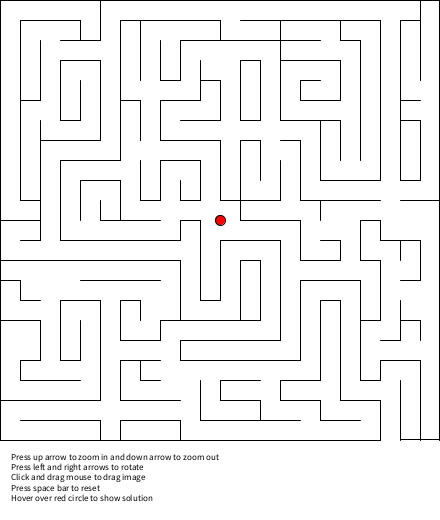
Frame 1 (no input)
Frame 60 (the mouse pressed at the canvas centre just before this capture): identical to frame 1, image omitted
Frame 120 (the mouse held since frame 60 and released just before this capture): identical to frame 1, image omitted

The Processing sketch that drew this single still picture (run headless with seeded random() and noise(); from frame 60 on, the mouse is pressed at the canvas centre):

// Processing sketch: processing_95008
// ── processing_95008.pde

float xo;
float yo;
float zoom = 1;
float angle = 0;

void setup() {
  size(440, 520);
  xo = width/2;
  yo = (height/2)-40;
  smooth();
}

void draw(){
  background(255);
  translate(xo, yo);
  scale(zoom);
  rotate(angle);
  fill(255, 0, 0);
  ellipse(0, 0, 10, 10);
  stroke(0);
  strokeWeight(1);
  //vertical lines
  line(-200, -200, -200, -20);
  line(-200, 60, -200, 80);
  line(-200, 140, -200, 160);
  line(-180, -180, -180, -120);
  line(-180, -100, -180, 20);
  line(-180, 100, -180, 140);
  line(-160, -160, -160, -100);
  line(-160, -60, -160, 20);
  line(-160, 80, -160, 140);
  line(-140, -200, -140, -180);
  line(-140, -140, -140, -100);
  line(-140, -40, -140, 0);
  line(-140, 100, -140, 140);
  line(-120, -220, -120, -180);
  line(-120, -160, -120, -80);
  line(-120, -20, -120, 0);
  line(-120, 80, -120, 180);
  line(-120, 200, -120, 220);
  line(-100, -200, -100, -60);
  line(-100, -40, -100, 0);
  line(-100, 80, -100, 120);
  line(-100, 140, -100, 180);
  line(-100, 200, -100, 220);
  line(-80, -200, -80, -140);
  line(-80, -120, -80, -80);
  line(-80, -60, -80, -20);
  line(-80, 80, -80, 100);
  line(-80, 140, -80, 160);
  line(-60, -180, -60, -140);
  line(-60, -120, -60, -80);
  line(-60, -60, -60, -20);
  line(-60, 100, -60, 120);
  line(-40, -180, -40, -140);
  line(-40, -40, -40, -20);
  line(-40, 0, -40, 20);
  line(-40, 40, -40, 100);
  line(-40, 120, -40, 140);
  line(-40, 200, -40, 220);
  line(-20, -160, -20, -120);
  line(-20, -60, -20, -20);
  line(-20, 0, -20, 80);
  line(-20, 160, -20, 200);
  line(0, -200, 0, -180);
  line(0, -140, 0, -100);
  line(0, 20, 0, 80);
  line(0, 160, 0, 180);
  line(20, -160, 20, -100);
  line(20, -80, 20, 0);
  line(20, 40, 20, 100);
  line(40, -160, 40, -100);
  line(40, -80, 40, -40);
  line(40, 40, 40, 100);
  line(40, 180, 40, 200);
  line(60, -200, 60, -100);
  line(60, -60, 60, -20);
  line(60, 20, 60, 120);
  line(60, 160, 60, 180);
  line(80, -140, 80, -120);
  line(80, -80, 80, -20);
  line(80, 0, 80, 40);
  line(80, 60, 80, 140);
  line(100, -100, 100, -40);
  line(100, -20, 100, 0);
  line(100, 80, 100, 160);
  line(100, 180, 100, 200);
  line(120, -200, 120, -180);
  line(120, -160, 120, -120);
  line(120, -100, 120, -60);
  line(120, 20, 120, 40);
  line(120, 80, 120, 180);
  line(140, -180, 140, -60);
  line(140, 0, 140, 40);
  line(140, 60, 140, 160);
  line(160, -200, 160, -40);
  line(160, 0, 160, 20);
  line(160, 40, 160, 100);
  line(160, 140, 160, 160);
  line(160, 180, 160, 220);
  line(180, -200, 180, -40);
  line(180, 20, 180, 40);
  line(180, 80, 180, 120);
  line(180, 160, 180, 220);
  line(200, -220, 200, -140);
  line(200, -100, 200, -40);
  line(200, 20, 200, 60);
  line(200, 100, 200, 120);
  line(200, 140, 200, 220);
  line(0, -20, 0, -80);
  line(-60, -80, -60, -120);
  //horizontal lines
  line(0, -80, -60, -80);
  line(-200, -200, -140, -200);
  line(-100, -200, 0, -200);
  line(20, -200, 160, -200);
  line(180, -200, 200, -200);
  line(-160, -180, -120, -180);
  line(-40, -180, 100, -180);
  line(120, -180, 140, -180);
  line(-160, -160, -120, -160);
  line(20, -160, 40, -160);
  line(60, -160, 120, -160);
  line(-60, -140, -40, -140);
  line(-20, -140, 0, -140);
  line(80, -140, 100, -140);
  line(-200, -120, -180, -120);
  line(-100, -120, -80, -120);
  line(-60, -120, -20, -120);
  line(80, -120, 120, -120);
  line(180, -120, 200, -120);
  line(-160, -100, -140, -100);
  line(-40, -100, 0, -100);
  line(20, -100, 40, -100);
  line(60, -100, 120, -100);
  line(180, -100, 200, -100);
  line(-180, -80, -120, -80);
  line(-80, -120, -80, -80);
  line(20, -80, 40, -80);
  line(60, -80, 80, -80);
  line(-160, -60, -100, -60);
  line(-60, -60, -20, -60);
  line(-140, -40, -100, -40);
  line(100, -40, 160, -40);
  line(180, -40, 200, -40);
  line(-200, -20, -180, -20);
  line(-80, -20, -60, -20);
  line(-40, -20, -20, -20);
  line(0, -20, 60, -20);
  line(80, -20, 160, -20);
  line(180, -20, 220, -20);
  line(-220, 0, -180, 0);
  line(-120, 0, -60, 0);
  line(-40, 0, -20, 0);
  line(20, 0, 80, 0);
  line(140, 0, 160, 0);
  line(-200, 20, -180, 20);
  line(-160, 20, -40, 20);
  line(0, 20, 60, 20);
  line(100, 20, 120, 20);
  line(160, 20, 200, 20);
  line(-220, 40, -40, 40);
  line(20, 40, 40, 40);
  line(80, 40, 120, 40);
  line(140, 40, 160, 40);
  line(-220, 60, -200, 60);
  line(-140, 60, -60, 60);
  line(80, 60, 140, 60);
  line(180, 60, 200, 60);
  line(-200, 80, -180, 80);
  line(-160, 80, -120, 80);
  line(-100, 80, -80, 80);
  line(-20, 80, 0, 80);
  line(100, 80, 120, 80);
  line(-220, 100, -180, 100);
  line(-60, 100, 40, 100);
  line(140, 100, 160, 100);
  line(180, 100, 200, 100);
  line(-100, 120, -60, 120);
  line(-40, 120, 60, 120);
  line(160, 120, 180, 120);
  line(-200, 140, -180, 140);
  line(-160, 140, -140, 140);
  line(-100, 140, -60, 140);
  line(-40, 140, 80, 140);
  line(160, 140, 200, 140);
  line(-200, 160, -140, 160);
  line(-80, 160, -60, 160);
  line(0, 160, 40, 160);
  line(60, 160, 100, 160);
  line(140, 160, 160, 160);
  line(-220, 180, -120, 180);
  line(-100, 180, -40, 180);
  line(0, 180, 40, 180);
  line(60, 180, 100, 180);
  line(120, 180, 160, 180);
  line(-200, 200, -120, 200);
  line(-100, 200, -40, 200);
  line(-20, 200, 80, 200);
  line(100, 200, 140, 200);
  line(-220, -220, 220, -220);
  line(-220, -220, -220, 220);
  line(219, -220, 219, 220);
  line(-220, 220, 160, 220);
  line(180, 219, 220, 219);
  if(dist(xo, yo, mouseX, mouseY) <10){
    stroke(255, 0, 0);
    strokeWeight(3);
    line(0, 0, -10, 0);
    line(-10, 0, -10, -70);
    line(-10, -70, -70, -70);
    line(-70, -70, -70, -130);
    line(-70, -130, -30, -130);
    line(-30, -130, -30, -170);
    line(-30, -170, 50, -170);
    line(50, -170, 50, -90);
    line(50, -90, 90, -90);
    line(90, -90, 90, -30);
    line(90, -30, 170, -30);
    line(170, -30, 170, -210);
    line(170, -210, -110, -210);
    line(-110, -210, -110, -70);
    line(-110, -70, -170, -70);
    line(-170, -70, -170, 30);
    line(-170, 30, -30, 30);
    line(-30, 30, -30, 90);
    line(-30, 90, 10, 90);
    line(10, 90, 10, 30);
    line(10, 30, 50, 30);
    line(50, 30, 50, 110);
    line(50, 110, -50, 110);
    line(-50, 110, -50, 150);
    line(-50, 150, 90, 150);
    line(90, 150, 90, 70);
    line(90, 70, 130, 70);
    line(130, 70, 130, 170);
    line(130, 170, 170, 170);
    line(170, 170, 170, 220);
  }
  textSize(9);
  fill(0);
  text("Press up arrow to zoom in and down arrow to zoom out\nPress left and right arrows to rotate\nClick and drag mouse to drag image\nPress space bar to reset\nHover over red circle to show solution", -210, 240);
  }

void keyPressed() {
  if (key == CODED) {
    if (keyCode == UP) {
      zoom += .03;
    } else if (keyCode == DOWN) {
      zoom -= .03;
    } else if (keyCode == RIGHT) {
      angle += .03;
    } else if (keyCode == LEFT) {
      angle -= .03;
    }
  }
  if (key == ' ') {
    angle = 0;
    zoom = 1;
    xo = width/2;
    yo = (height/2)-40;
  }
}

void mouseDragged() {
  xo = xo + (mouseX - pmouseX);
  yo = yo + (mouseY - pmouseY);
}
